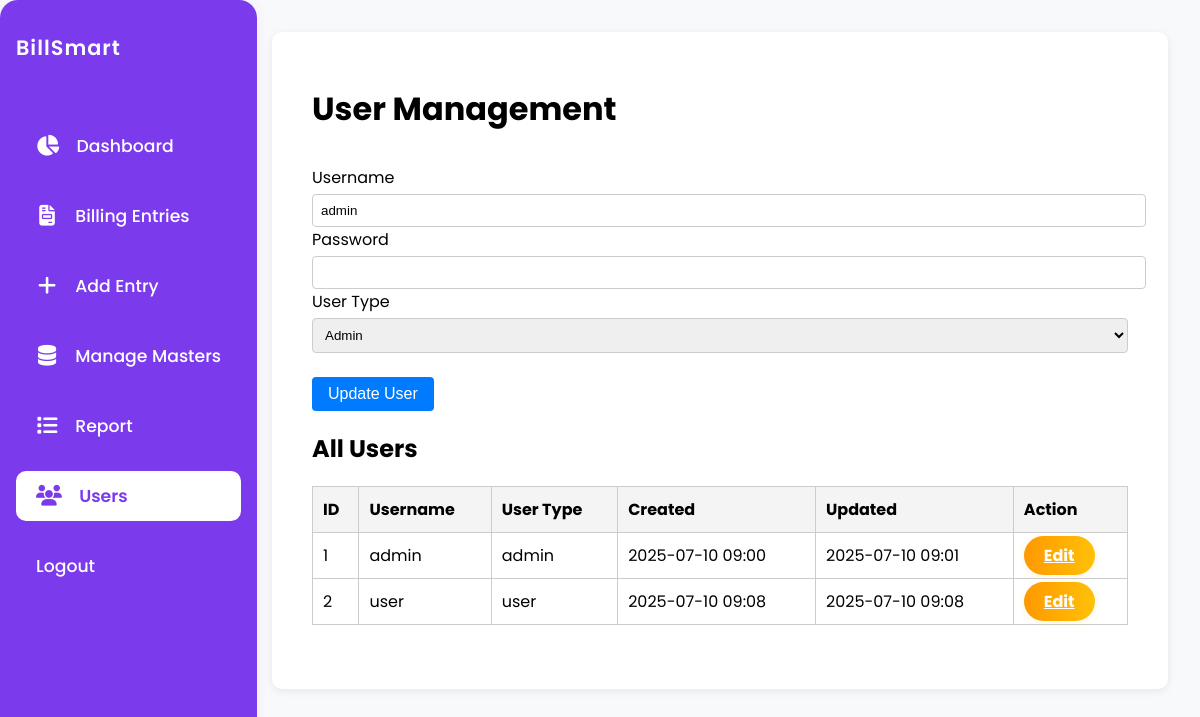
Screenshot of /users?edit=1 (signed in) with the database file from the repository.
### app.py (models this page shows, shortened)
class User(db.Model):
    id = db.Column(db.Integer, primary_key=True)
    username = db.Column(db.String(100), unique=True, nullable=False)
    password = db.Column(db.String(255), nullable=False)
    usertype = db.Column(db.String(20), nullable=False)  # 'admin' or 'user'
    createddate = db.Column(db.DateTime, default=lambda: datetime.now(IST), nullable=False)
    updateddate = db.Column(db.DateTime, default=lambda: datetime.now(IST), onupdate=lambda: datetime.now(IST), nullable=False)

### app.py (the view, shortened to what this page needs)
@app.route('/users', methods=['GET', 'POST'])
@login_required
def users():
    edit_id = request.args.get('edit')
    user = None
    if edit_id:
        user = User.query.get(int(edit_id))
    users = User.query.order_by(User.id).all()
    return render_template('users.html', users=users, user=user)

### app.py (called while the page is built, shortened)
def login_required(f):
    @wraps(f)
    def decorated_function(*args, **kwargs):
        if 'user_id' not in session:
            return redirect(url_for('login'))
        return f(*args, **kwargs)
    return decorated_function

@app.context_processor
def inject_usertype():
    return dict(session=session)

@app.before_request
def daily_backup():
    if not os.path.exists(BACKUP_DIR):
        os.makedirs(BACKUP_DIR)
    today = datetime.now().strftime('%Y-%m-%d')
    last_backup = None
    if os.path.exists(LAST_BACKUP_FILE):
        with open(LAST_BACKUP_FILE, 'r') as f:
            last_backup = f.read().strip()

### templates/users.html (shortened to what this page needs)
<!DOCTYPE html>
<html lang="en">
<head>
</head>
<body>
    <div class="container">
      {% include '_navbar.html' %}
        <h1>User Management</h1>
        <form method="post" autocomplete="off">
            <label>Username</label>
            <input type="text" name="username" value="{{ user.username if user else '' }}" required autocomplete="off">
            <label>Password</label>
            <input type="password" name="password" value="" {% if not user %}required{% endif %} autocomplete="new-password">
            <label>User Type</label>
            <select name="usertype" required>
                <option value="admin" {% if user and user.usertype == 'admin' %}selected{% endif %}>Admin</option>
            </select>
            <div class="form-actions">
                <button type="submit">{% if user %}Update User{% else %}Add User{% endif %}</button>
            </div>
        </form>
        <h2>All Users</h2>
        <table>
            <tr>
                <th>ID</th>
                <th>Username</th>
                <th>User Type</th>
                <th>Created</th>
                <th>Updated</th>
                <th>Action</th>
            </tr>
            {% for u in users %}
            <tr>
                <td>{{ u.id }}</td>
                <td>{{ u.username }}</td>
                <td>{{ u.usertype }}</td>
                <td>{{ u.createddate.strftime('%Y-%m-%d %H:%M') }}</td>
                <td>{{ u.updateddate.strftime('%Y-%m-%d %H:%M') }}</td>
                <td>
                    <a href="{{ url_for('users', edit=u.id) }}" class="edit-btn">Edit</a>
                </td>
            </tr>
            {% endfor %}
        </table>
    </div>
</body>
</html>

### templates/users.html (style rules this page uses)
body { font-family: Arial, sans-serif; margin: 2em; background: #f8f9fa; }
.container { max-width: 700px; margin: 0 auto; background: #fff; padding: 2em 2.5em; border-radius: 10px; box-shadow: 0 2px 8px rgba(0,0,0,0.08); }
h1 { margin-bottom: 1em; }
table { border-collapse: collapse; width: 100%; margin-bottom: 2em; background: #fff; }
th, td { border: 1px solid #ccc; padding: 10px; text-align: left; }
th { background: #f4f4f4; }
.form-actions { margin-top: 1.5em; display: flex; gap: 1em; }
input, select { width: 100%; padding: 8px; margin-top: 4px; border: 1px solid #ccc; border-radius: 4px; }
button { background: #007bff; color: #fff; border: none; border-radius: 4px; padding: 8px 16px; cursor: pointer; font-size: 1em; }
.edit-btn { background: linear-gradient(90deg, #ff9800 0%, #ffc107 100%); color: #fff; border: none; border-radius: 20px; padding: 8px 20px; font-weight: bold; box-shadow: 0 2px 6px rgba(255, 193, 7, 0.15); transition: background 0.2s, box-shadow 0.2s; }

### templates/_navbar.html (style rules this page uses)
body { font-family: 'Poppins', Arial, sans-serif; }
.container { margin-left: 240px !important; max-width: 900px; }

### rows the page displays
User: username "admin", usertype "Admin", id "1", usertype "admin", createddate "2025-07-10 09:00", updateddate "2025-07-10 09:01"
User: id "2", username "user", usertype "user", createddate "2025-07-10 09:08", updateddate "2025-07-10 09:08"
